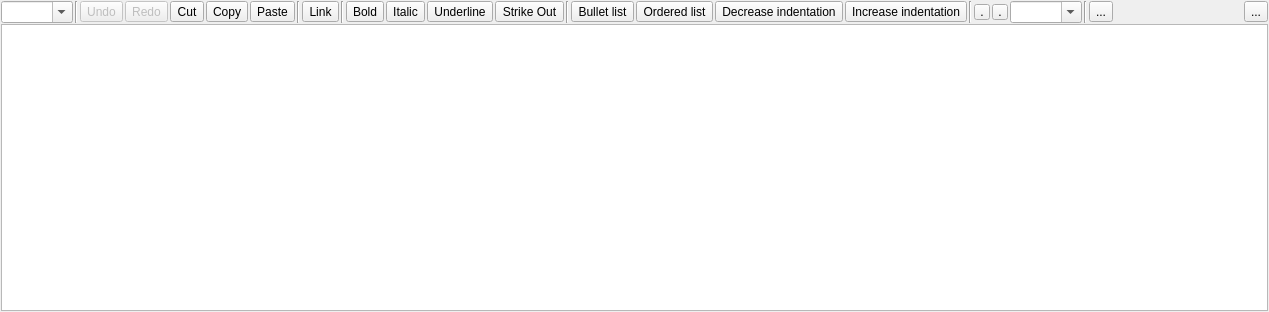
<?xml version="1.0" encoding="UTF-8"?>
<ui version="4.0">
 <class>MRichTextEdit</class>
 <widget class="QWidget" name="MRichTextEdit">
  <property name="geometry">
   <rect>
    <x>0</x>
    <y>0</y>
    <width>1269</width>
    <height>312</height>
   </rect>
  </property>
  <property name="windowTitle">
   <string notr="true"/>
  </property>
  <layout class="QVBoxLayout" name="verticalLayout">
   <property name="spacing">
    <number>1</number>
   </property>
   <property name="leftMargin">
    <number>1</number>
   </property>
   <property name="topMargin">
    <number>1</number>
   </property>
   <property name="rightMargin">
    <number>1</number>
   </property>
   <property name="bottomMargin">
    <number>1</number>
   </property>
   <item>
    <widget class="QWidget" name="f_toolbar" native="true">
     <layout class="QHBoxLayout" name="horizontalLayout">
      <property name="spacing">
       <number>2</number>
      </property>
      <property name="leftMargin">
       <number>0</number>
      </property>
      <property name="topMargin">
       <number>0</number>
      </property>
      <property name="rightMargin">
       <number>0</number>
      </property>
      <property name="bottomMargin">
       <number>0</number>
      </property>
      <item>
       <widget class="QComboBox" name="f_paragraph">
        <property name="focusPolicy">
         <enum>Qt::ClickFocus</enum>
        </property>
        <property name="toolTip">
         <string>Paragraph formatting</string>
        </property>
        <property name="editable">
         <bool>true</bool>
        </property>
       </widget>
      </item>
      <item>
       <widget class="Line" name="line_4">
        <property name="orientation">
         <enum>Qt::Vertical</enum>
        </property>
       </widget>
      </item>
      <item>
       <widget class="QToolButton" name="f_undo">
        <property name="enabled">
         <bool>false</bool>
        </property>
        <property name="focusPolicy">
         <enum>Qt::ClickFocus</enum>
        </property>
        <property name="toolTip">
         <string>Undo (CTRL+Z)</string>
        </property>
        <property name="text">
         <string>Undo</string>
        </property>
        <property name="iconSize">
         <size>
          <width>16</width>
          <height>16</height>
         </size>
        </property>
       </widget>
      </item>
      <item>
       <widget class="QToolButton" name="f_redo">
        <property name="enabled">
         <bool>false</bool>
        </property>
        <property name="focusPolicy">
         <enum>Qt::ClickFocus</enum>
        </property>
        <property name="toolTip">
         <string>Redo</string>
        </property>
        <property name="text">
         <string>Redo</string>
        </property>
        <property name="iconSize">
         <size>
          <width>16</width>
          <height>16</height>
         </size>
        </property>
       </widget>
      </item>
      <item>
       <widget class="QToolButton" name="f_cut">
        <property name="focusPolicy">
         <enum>Qt::ClickFocus</enum>
        </property>
        <property name="toolTip">
         <string>Cut (CTRL+X)</string>
        </property>
        <property name="text">
         <string>Cut</string>
        </property>
        <property name="iconSize">
         <size>
          <width>16</width>
          <height>16</height>
         </size>
        </property>
       </widget>
      </item>
      <item>
       <widget class="QToolButton" name="f_copy">
        <property name="focusPolicy">
         <enum>Qt::ClickFocus</enum>
        </property>
        <property name="toolTip">
         <string>Copy (CTRL+C)</string>
        </property>
        <property name="text">
         <string>Copy</string>
        </property>
        <property name="iconSize">
         <size>
          <width>16</width>
          <height>16</height>
         </size>
        </property>
       </widget>
      </item>
      <item>
       <widget class="QToolButton" name="f_paste">
        <property name="focusPolicy">
         <enum>Qt::ClickFocus</enum>
        </property>
        <property name="toolTip">
         <string>Paste (CTRL+V)</string>
        </property>
        <property name="text">
         <string>Paste</string>
        </property>
        <property name="iconSize">
         <size>
          <width>16</width>
          <height>16</height>
         </size>
        </property>
       </widget>
      </item>
      <item>
       <widget class="Line" name="line">
        <property name="orientation">
         <enum>Qt::Vertical</enum>
        </property>
       </widget>
      </item>
      <item>
       <widget class="QToolButton" name="f_link">
        <property name="focusPolicy">
         <enum>Qt::ClickFocus</enum>
        </property>
        <property name="toolTip">
         <string>Link (CTRL+L)</string>
        </property>
        <property name="text">
         <string>Link</string>
        </property>
        <property name="iconSize">
         <size>
          <width>16</width>
          <height>16</height>
         </size>
        </property>
        <property name="checkable">
         <bool>true</bool>
        </property>
       </widget>
      </item>
      <item>
       <widget class="Line" name="line_3">
        <property name="orientation">
         <enum>Qt::Vertical</enum>
        </property>
       </widget>
      </item>
      <item>
       <widget class="QToolButton" name="f_bold">
        <property name="focusPolicy">
         <enum>Qt::ClickFocus</enum>
        </property>
        <property name="toolTip">
         <string notr="true">Bold (CTRL+B)</string>
        </property>
        <property name="text">
         <string>Bold</string>
        </property>
        <property name="iconSize">
         <size>
          <width>16</width>
          <height>16</height>
         </size>
        </property>
        <property name="checkable">
         <bool>true</bool>
        </property>
       </widget>
      </item>
      <item>
       <widget class="QToolButton" name="f_italic">
        <property name="focusPolicy">
         <enum>Qt::ClickFocus</enum>
        </property>
        <property name="toolTip">
         <string>Italic (CTRL+I)</string>
        </property>
        <property name="text">
         <string>Italic</string>
        </property>
        <property name="iconSize">
         <size>
          <width>16</width>
          <height>16</height>
         </size>
        </property>
        <property name="checkable">
         <bool>true</bool>
        </property>
       </widget>
      </item>
      <item>
       <widget class="QToolButton" name="f_underline">
        <property name="focusPolicy">
         <enum>Qt::ClickFocus</enum>
        </property>
        <property name="toolTip">
         <string>Underline (CTRL+U)</string>
        </property>
        <property name="text">
         <string>Underline</string>
        </property>
        <property name="iconSize">
         <size>
          <width>16</width>
          <height>16</height>
         </size>
        </property>
        <property name="checkable">
         <bool>true</bool>
        </property>
       </widget>
      </item>
      <item>
       <widget class="QToolButton" name="f_strikeout">
        <property name="text">
         <string>Strike Out</string>
        </property>
        <property name="checkable">
         <bool>true</bool>
        </property>
       </widget>
      </item>
      <item>
       <widget class="Line" name="line_5">
        <property name="orientation">
         <enum>Qt::Vertical</enum>
        </property>
       </widget>
      </item>
      <item>
       <widget class="QToolButton" name="f_list_bullet">
        <property name="focusPolicy">
         <enum>Qt::ClickFocus</enum>
        </property>
        <property name="toolTip">
         <string>Bullet list (CTRL+-)</string>
        </property>
        <property name="text">
         <string>Bullet list</string>
        </property>
        <property name="iconSize">
         <size>
          <width>16</width>
          <height>16</height>
         </size>
        </property>
        <property name="checkable">
         <bool>true</bool>
        </property>
       </widget>
      </item>
      <item>
       <widget class="QToolButton" name="f_list_ordered">
        <property name="focusPolicy">
         <enum>Qt::ClickFocus</enum>
        </property>
        <property name="toolTip">
         <string>Ordered list (CTRL+=)</string>
        </property>
        <property name="text">
         <string>Ordered list</string>
        </property>
        <property name="iconSize">
         <size>
          <width>16</width>
          <height>16</height>
         </size>
        </property>
        <property name="checkable">
         <bool>true</bool>
        </property>
       </widget>
      </item>
      <item>
       <widget class="QToolButton" name="f_indent_dec">
        <property name="focusPolicy">
         <enum>Qt::ClickFocus</enum>
        </property>
        <property name="toolTip">
         <string>Decrease indentation (CTRL+,)</string>
        </property>
        <property name="text">
         <string>Decrease indentation</string>
        </property>
        <property name="iconSize">
         <size>
          <width>16</width>
          <height>16</height>
         </size>
        </property>
       </widget>
      </item>
      <item>
       <widget class="QToolButton" name="f_indent_inc">
        <property name="focusPolicy">
         <enum>Qt::ClickFocus</enum>
        </property>
        <property name="toolTip">
         <string>Increase indentation (CTRL+.)</string>
        </property>
        <property name="text">
         <string>Increase indentation</string>
        </property>
        <property name="iconSize">
         <size>
          <width>16</width>
          <height>16</height>
         </size>
        </property>
       </widget>
      </item>
      <item>
       <widget class="Line" name="line_2">
        <property name="orientation">
         <enum>Qt::Vertical</enum>
        </property>
       </widget>
      </item>
      <item>
       <widget class="QToolButton" name="f_fgcolor">
        <property name="minimumSize">
         <size>
          <width>16</width>
          <height>16</height>
         </size>
        </property>
        <property name="maximumSize">
         <size>
          <width>16</width>
          <height>16</height>
         </size>
        </property>
        <property name="focusPolicy">
         <enum>Qt::ClickFocus</enum>
        </property>
        <property name="toolTip">
         <string>Text foreground color</string>
        </property>
        <property name="text">
         <string>.</string>
        </property>
        <property name="iconSize">
         <size>
          <width>16</width>
          <height>16</height>
         </size>
        </property>
       </widget>
      </item>
      <item>
       <widget class="QToolButton" name="f_bgcolor">
        <property name="minimumSize">
         <size>
          <width>16</width>
          <height>16</height>
         </size>
        </property>
        <property name="maximumSize">
         <size>
          <width>16</width>
          <height>16</height>
         </size>
        </property>
        <property name="focusPolicy">
         <enum>Qt::ClickFocus</enum>
        </property>
        <property name="toolTip">
         <string>Text background color</string>
        </property>
        <property name="text">
         <string>.</string>
        </property>
        <property name="iconSize">
         <size>
          <width>16</width>
          <height>16</height>
         </size>
        </property>
       </widget>
      </item>
      <item>
       <widget class="QComboBox" name="f_fontsize">
        <property name="focusPolicy">
         <enum>Qt::ClickFocus</enum>
        </property>
        <property name="toolTip">
         <string>Font size</string>
        </property>
        <property name="editable">
         <bool>true</bool>
        </property>
       </widget>
      </item>
      <item>
       <widget class="Line" name="line_6">
        <property name="orientation">
         <enum>Qt::Vertical</enum>
        </property>
       </widget>
      </item>
      <item>
       <widget class="QToolButton" name="f_image">
        <property name="text">
         <string notr="true">...</string>
        </property>
       </widget>
      </item>
      <item>
       <spacer name="horizontalSpacer">
        <property name="orientation">
         <enum>Qt::Horizontal</enum>
        </property>
        <property name="sizeHint" stdset="0">
         <size>
          <width>40</width>
          <height>20</height>
         </size>
        </property>
       </spacer>
      </item>
      <item>
       <widget class="QToolButton" name="f_menu">
        <property name="text">
         <string>...</string>
        </property>
       </widget>
      </item>
     </layout>
     <zorder>f_paragraph</zorder>
     <zorder>line_4</zorder>
     <zorder>f_undo</zorder>
     <zorder>f_redo</zorder>
     <zorder>f_cut</zorder>
     <zorder>f_copy</zorder>
     <zorder>f_paste</zorder>
     <zorder>line</zorder>
     <zorder>f_link</zorder>
     <zorder>line_3</zorder>
     <zorder>f_italic</zorder>
     <zorder>f_underline</zorder>
     <zorder>line_2</zorder>
     <zorder>f_fontsize</zorder>
     <zorder>line_5</zorder>
     <zorder>f_list_bullet</zorder>
     <zorder>f_list_ordered</zorder>
     <zorder>f_indent_dec</zorder>
     <zorder>f_indent_inc</zorder>
     <zorder>f_bold</zorder>
     <zorder>f_bgcolor</zorder>
     <zorder>f_strikeout</zorder>
     <zorder>f_image</zorder>
     <zorder>line_6</zorder>
     <zorder>f_menu</zorder>
     <zorder>f_fgcolor</zorder>
    </widget>
   </item>
   <item>
    <widget class="MTextEdit" name="f_textedit">
     <property name="autoFormatting">
      <set>QTextEdit::AutoNone</set>
     </property>
     <property name="tabChangesFocus">
      <bool>true</bool>
     </property>
    </widget>
   </item>
  </layout>
 </widget>
 <customwidgets>
  <customwidget>
   <class>MTextEdit</class>
   <extends>QTextEdit</extends>
   <header>../SecNotes/src/mtextedit.h</header>
  </customwidget>
 </customwidgets>
 <tabstops>
  <tabstop>f_textedit</tabstop>
  <tabstop>f_strikeout</tabstop>
  <tabstop>f_image</tabstop>
  <tabstop>f_menu</tabstop>
 </tabstops>
 <resources/>
 <connections/>
</ui>
